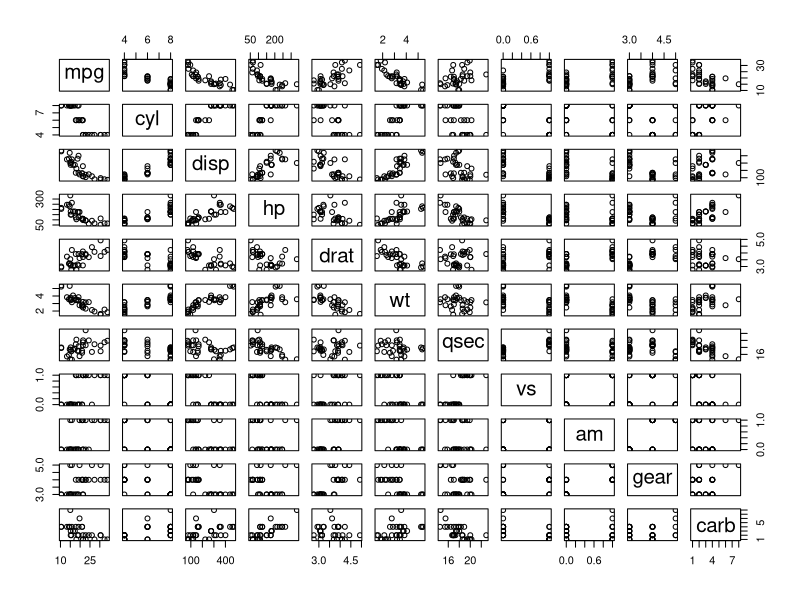
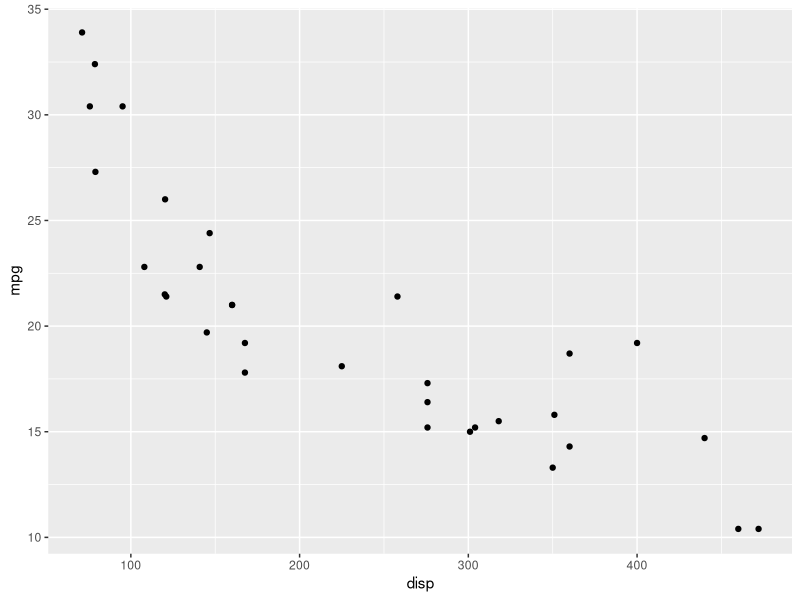
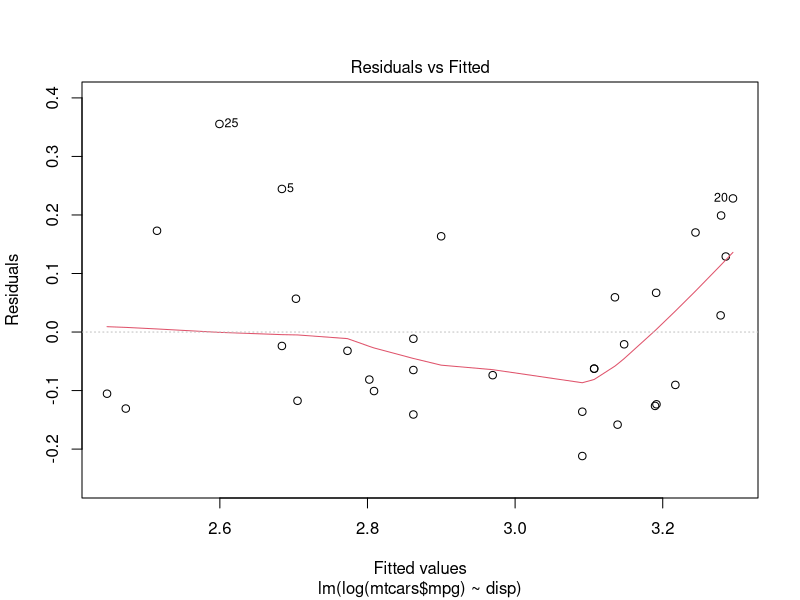
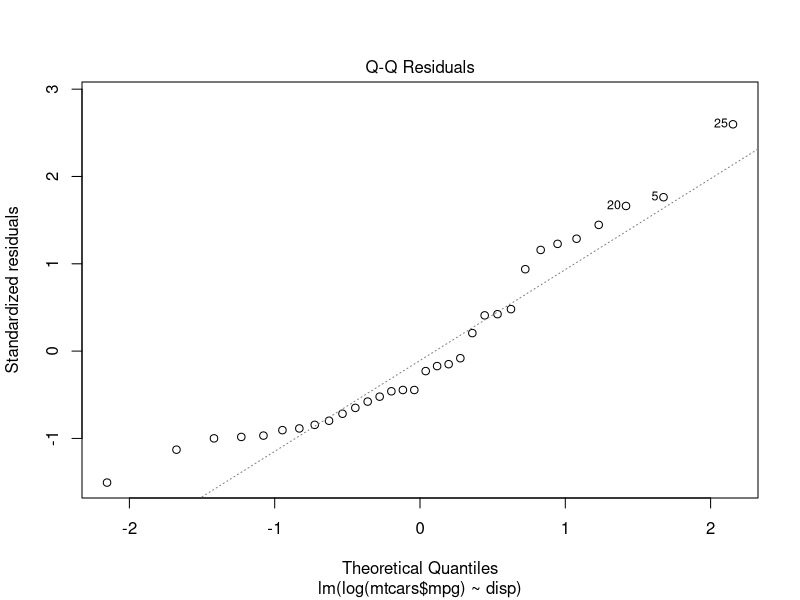
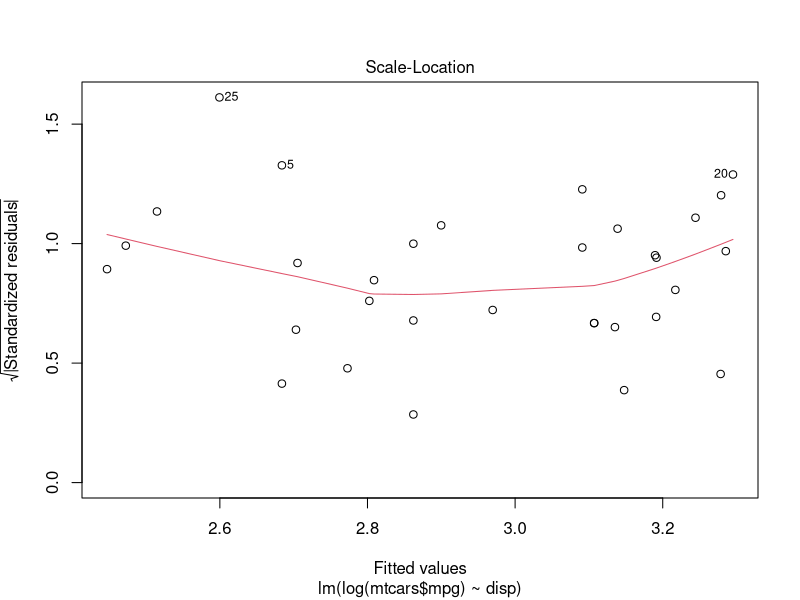
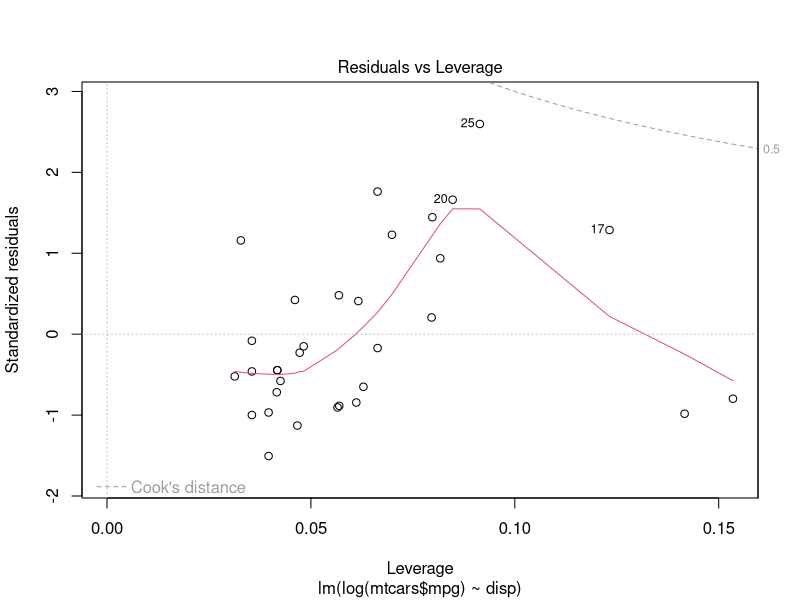
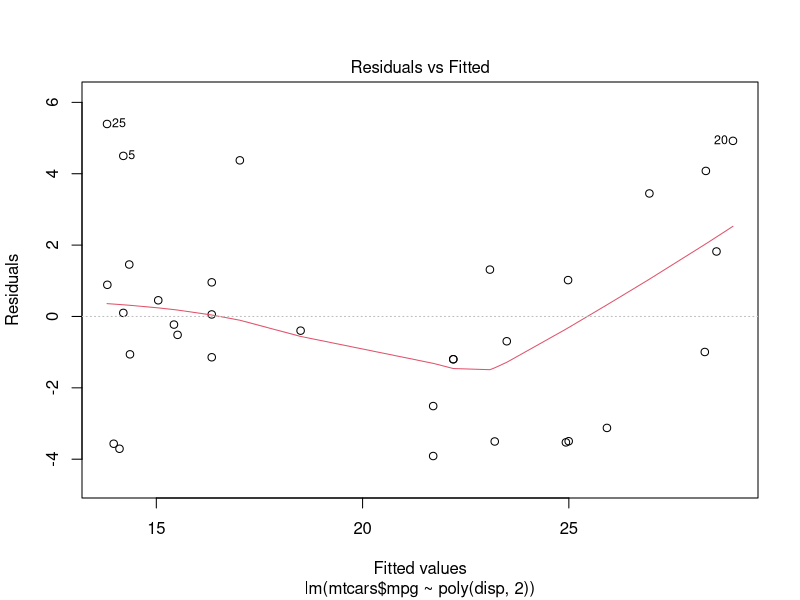
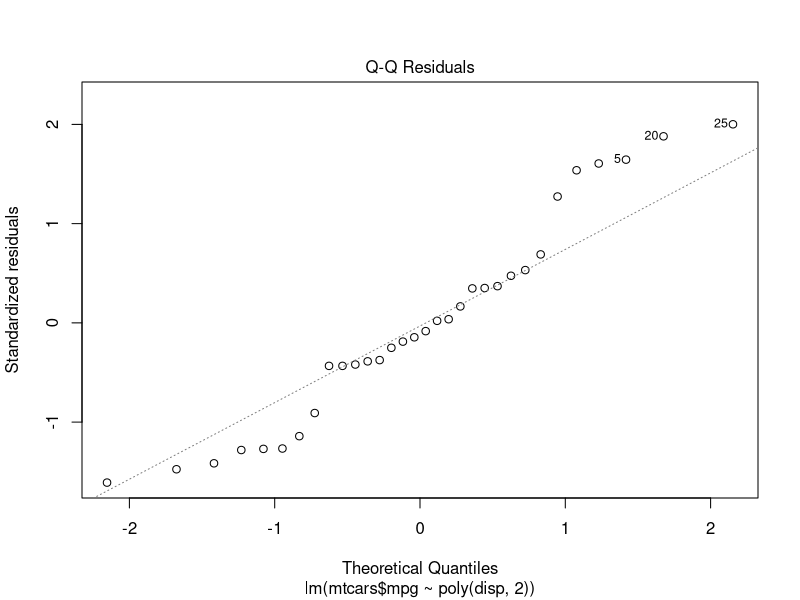

These figures' R source, in order:
mtcars
attach(mtcars)
?mtcars
pairs(mtcars)

head(mtcars)

cor(mtcars)
library(ggplot2)

#p1 <- ggplot(data=mtcars) + geom_point(mapping = aes(x = mpg, y = disp))
#p1

#p1 + scale_x_continuous((trans='log10')) + scale_y_continuous(trans='log10')
#p1 + scale_x_continuous((trans='sqrt')) + scale_y_continuous(trans='sqrt')

#p1 + scale_y_sqrt()
#p4 <- p1 + scale_x_log10()
#p4
ggplot(data=mtcars) + geom_point(mapping = aes(disp, mpg))
model1 <- lm(log(mtcars$mpg)~disp)
summary(model1)
abline(model1)

plot(model1)

#install.packages('hglm')
#library('hglm')
shapiro.test(model1$residuals)

model2 <- lm(mtcars$mpg~poly(disp,2))
summary(model2)
plot(model2)

shapiro.test(model2$residuals)

model3 <- lm(mtcars$mpg~sqrt(disp))
summary(model3)
plot(model3)


ggplot(data=mtcars) + geom_point(mapping = aes(disp, log(mpg)))
ggplot(data=mtcars) + geom_point(mapping = aes(sqrt(disp), mpg))
ggplot(data=mtcars) + geom_point(mapping = aes(sqrt(disp), mpg)) + geom_abline((aes(intercept=38.8324, slope = -1.2809)))


ggplot(data=mtcars) + geom_point(mapping = aes(disp^(-1/2), mpg))
shapiro.test(model3$residuals)


histData <- c(mtcars$mpg, disp)
hist(histData)

hist(disp)


head(disp,50)
summary(disp)
plot(disp)
hist(mtcars$mpg)

histData1 <- c(mtcars$mpg, disp)
hist(histData1)

histData2 <- c(mtcars$mpg, log(disp))
hist(histData2)

histData3 <- c(mtcars$mpg, sqrt(disp))
hist(histData3)



